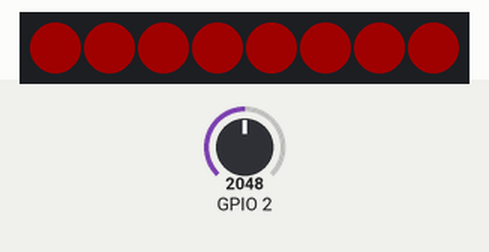
The sketch below on a simulated ESP32. Parts: 8 RGB LEDs in strip order, left to right. The test bench sets the inputs (shaded band); at power-on: GPIO 2 = 2048. Dim RGB values are drawn brighter than linear.

Above: at 0.6 s.
1.3 s: GPIO 2 set to 3603
At 1.45 s:
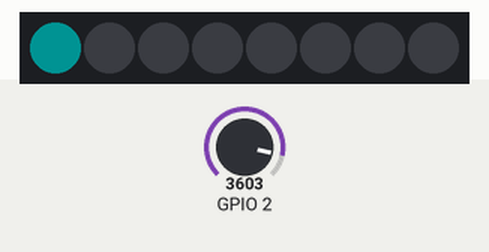
3.3 s: GPIO 2 set to 3389
4.8 s: GPIO 2 set to 3299
At 5.2 s:
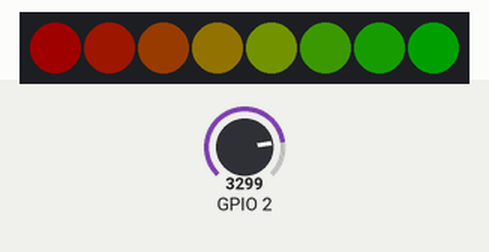
6.3 s: GPIO 2 set to 3022
7.8 s: GPIO 2 set to 2903
At 8.5 s:
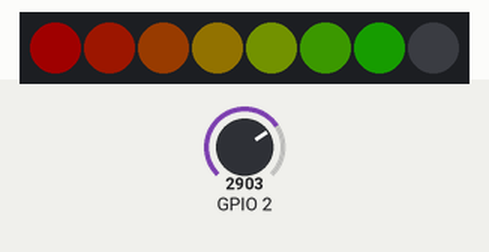
9.3 s: GPIO 2 set to 4095
At 10.63 s:
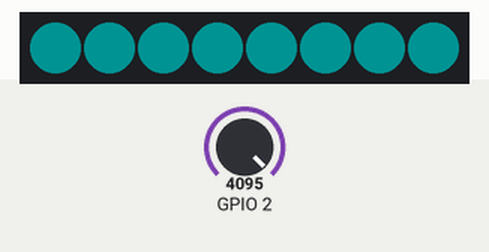
Timing chart, 0 to 12.7 s (numbered marks = the images above; inputs shaded):
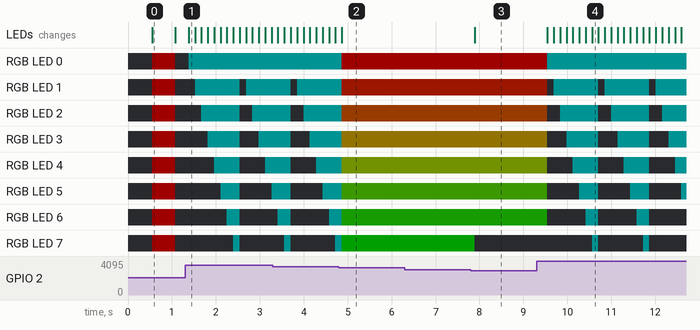

The sketch:

Battery_RGB.ino
```cpp
#include <WiFi.h>                 // not used; keeps core happy on some setups
#include <Adafruit_NeoPixel.h>

// ---------- NeoPixel config ----------
#define LED_PIN     5            // DIN of the Cytron NeoPixel stick
#define LED_COUNT   8
#define BRIGHTNESS  32            // 0..255, keep modest if USB-powered

Adafruit_NeoPixel strip(LED_COUNT, LED_PIN, NEO_GRB + NEO_KHZ800);

// ---------- Battery sense (Maker Feather AIoT S3) ----------
#define VIN_SENSE_PIN A12         // "VIN SENSE" (0.6 * Vin). Higher of VUSB or VBATT.
// NOTE: When USB is connected Vin ≈ 5V; when on battery Vin ≈ 3.2..4.2V.

// Smooth the ADC a little
float readVinVolts(uint8_t samples = 8) {
  analogSetPinAttenuation(VIN_SENSE_PIN, ADC_11db);   // up to ~3.6V at ADC input
  uint32_t mv = 0;
  for (uint8_t i = 0; i < samples; i++) {
    mv += analogReadMilliVolts(VIN_SENSE_PIN);        // factory-calibrated mV
    delay(3);
  }
  float v_adc = (mv / (float)samples) / 1000.0f;      // volts at ADC pin
  float v_in  = v_adc / 0.6f;                         // undo 0.6× divider from board
  return v_in;                                        // Vin = VUSB or VBATT (whichever is higher)
}

// Map LiPo voltage (~3.2–4.2V) to % with a simple piecewise curve
int lipoPercent(float vbat) {
  // Clamp typical 1S LiPo range
  if (vbat <= 3.20f) return 0;
  if (vbat >= 4.20f) return 100;

  struct Pt { float v; int p; };
  static const Pt curve[] = {
    {3.20f,  0}, {3.50f, 10}, {3.70f, 50},
    {3.85f, 75}, {4.00f, 90}, {4.20f, 100}
  };
  // Linear interpolate
  for (int i = 0; i < (int)(sizeof(curve)/sizeof(curve[0])) - 1; i++) {
    if (vbat <= curve[i+1].v) {
      float t = (vbat - curve[i].v) / (curve[i+1].v - curve[i].v);
      return curve[i].p + (int)((curve[i+1].p - curve[i].p) * t + 0.5f);
    }
  }
  return 100;
}

// Color helper: red->yellow->green gradient across index 0..(n-1)
uint32_t barColor(uint16_t idx, uint16_t n) {
  float t = n <= 1 ? 1.0f : (float)idx / (float)(n - 1);
  uint8_t r = 255 * (1.0f - t);
  uint8_t g = 255 * t;
  return strip.Color(r, g, 0);
}

void showBatteryBar(int percent) {
  strip.clear();
  int lit = (percent * LED_COUNT + 99) / 100;   // round up slightly
  for (int i = 0; i < LED_COUNT; i++) {
    if (i < lit) strip.setPixelColor(i, barColor(i, LED_COUNT));
  }
  strip.setBrightness(BRIGHTNESS);
  strip.show();
}

void showLowBatteryBlink(bool on) {
  strip.clear();
  if (on) {
    for (int i = 0; i < LED_COUNT; i++) strip.setPixelColor(i, strip.Color(255, 0, 0));
  }
  strip.setBrightness(BRIGHTNESS);
  strip.show();
}

void showUsbAnimation(uint16_t step) {
  // Simple "charging" cyan wipe
  strip.clear();
  int pos = step % LED_COUNT;
  for (int i = 0; i <= pos; i++) strip.setPixelColor(i, strip.Color(0, 150, 150));
  strip.setBrightness(BRIGHTNESS);
  strip.show();
}

void setup() {
  strip.begin();
  strip.setBrightness(BRIGHTNESS);
  strip.show();
}

void loop() {
  static uint32_t t0 = 0;
  static bool blinkOn = false;
  static uint16_t step = 0;

  float vin = readVinVolts();  // higher of VUSB/VBATT

  if (vin > 4.5f) {
    // USB plugged: show charging/plugged animation
    showUsbAnimation(step++);
    delay(120);
    return;
  }

  // On battery: estimate SoC and show bar
  int pct = lipoPercent(vin);
  if (pct < 20) {
    // blink red at ~1 Hz
    uint32_t now = millis();
    if (now - t0 > 500) { t0 = now; blinkOn = !blinkOn; }
    showLowBatteryBlink(blinkOn);
    delay(50);
  } else {
    showBatteryBar(pct);
    delay(250);  // refresh rate
  }
}
```

Measured:
- the behaviour switches between 3352 and 3351 on GPIO 2 (found by bisection; images 1 and 2)
- the behaviour switches between 2961 and 2960 on GPIO 2 (found by bisection; images 2 and 3)
- after the input at 1.3 s, the LEDs: change after 0.08 s (image 1)
- after the input at 4.8 s, the LEDs: change after 0.07 s (image 2)
- after the input at 6.3 s, every drawn part: stays the same
- after the input at 7.8 s, RGB LED 7: RGB(0, 32, 0) → off after 0.09 s; the LEDs: change after 0.09 s (image 3)
- after the input at 9.3 s, RGB LED 0: RGB(32, 0, 0) → RGB(0, 19, 19) after 0.25 s; RGB LED 1: alternates RGB(0, 19, 19) for 1.0 s and off for 0.15 s, starting after 0.25 s
- what the display in image 0 shows lasts 0.5 s, from 0.6 s to 1.1 s
